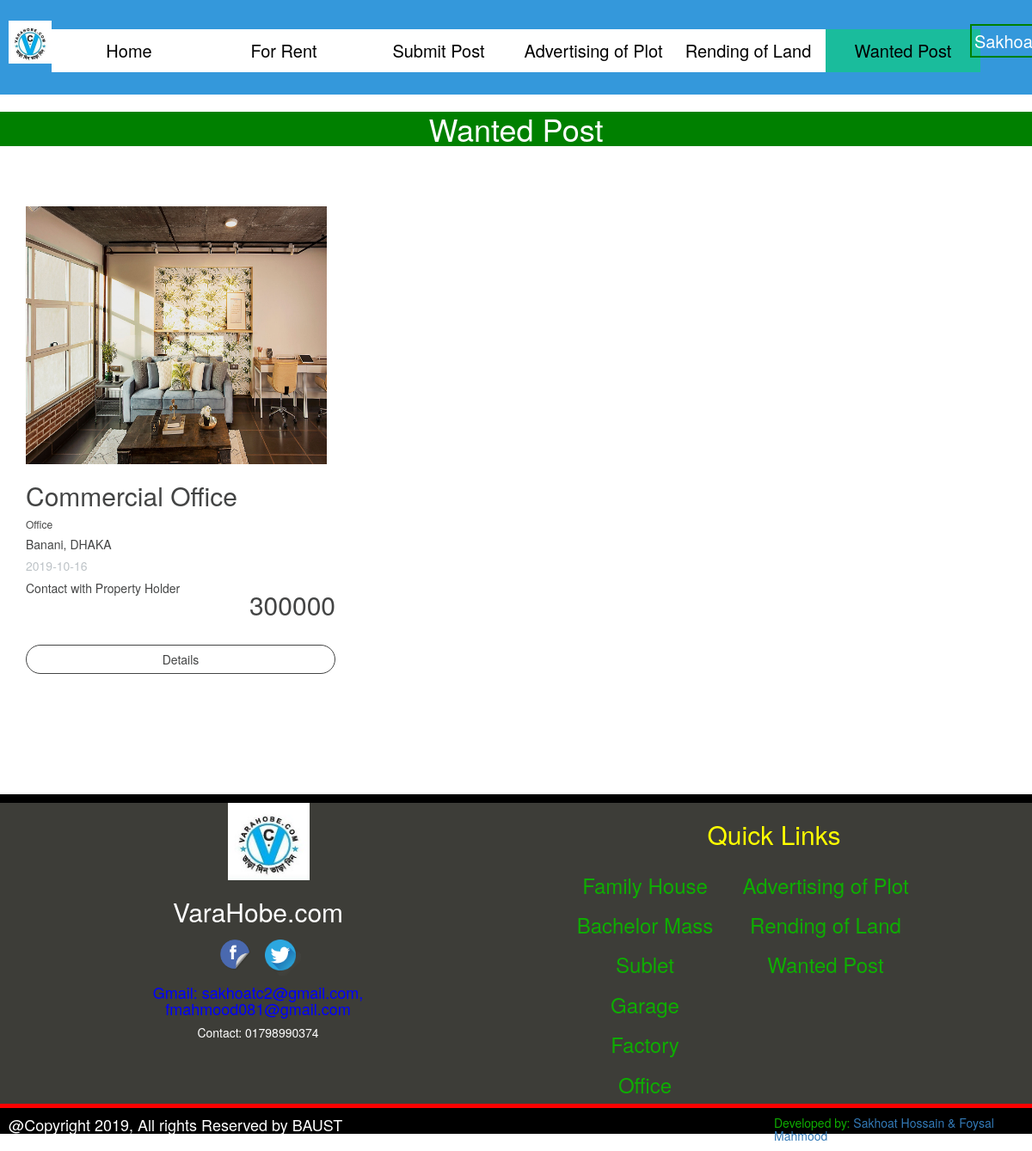
The app's page /wanted_post.php (signed in) with its own data.
### tables this page shows
CREATE TABLE `sub4` (
  `serial` int(255) NOT NULL,
  `offer_type` varchar(255) NOT NULL,
  `property_type` varchar(255) NOT NULL,
  `ad_title` varchar(255) NOT NULL,
  `description` varchar(255) NOT NULL,
  `property_size` varchar(255) NOT NULL,
  `floor_no` varchar(255) NOT NULL,
  `beds` varchar(255) NOT NULL,
  `baths` varchar(255) NOT NULL,
  `balconies` varchar(255) NOT NULL,
  `floor_type` varchar(255) NOT NULL,
  `dining_room` varchar(255) NOT NULL,
  `car_parking` varchar(255) NOT NULL,
  `drawing_roomf` varchar(255) NOT NULL,
  `lift` varchar(255) NOT NULL,
  `gas` varchar(255) NOT NULL,
  `generator` varchar(255) NOT NULL,
  `wasa_connection` varchar(255) NOT NULL,
  `community_hall` varchar(255) NOT NULL,
  `cctv` varchar(255) NOT NULL,
  `wifi` varchar(255) NOT NULL,
  `amount` varchar(255) NOT NULL,
  `image` varchar(255) NOT NULL,
  `district` varchar(255) NOT NULL,
  `area` varchar(255) NOT NULL,
  `address` varchar(255) NOT NULL,
  `latitude` varchar(255) NOT NULL,
  `lngnitude` varchar(255) NOT NULL,
  `date` date NOT NULL
);

### wanted_post.php (the view, shortened to what this page needs)
<?php
if(!isset($_SESSION['email'])) {
    header("Location: login.php");
}
else{
?>
<?php
include("connection.php");
$query = " SELECT * FROM sub4 where offer_type = 'Wanted Post'";
$data =  mysqli_query($conn, $query);
$total = mysqli_num_rows($data);
?>
<!DOCTYPE html>
<html>
<head>
	<link rel="stylesheet" type="text/css" href="css/style.css">
	<link rel="stylesheet" type="text/css" href="css/bootstrap.min.css">
	<link rel="stylesheet" type="text/css" href="css/show_post_grid_view.css">
</head>
<body>
	<header>
		<div class="topmargin"></div>
		<div class="logo">
			<img src="photos/logo.jpeg" height="50" width="50">
		</div>
		<div class="Navigation">
			<ul>
				<li><a href="index.php">Home</a></li>
				<li><a href="#">For Rent</a>
				</li>
				<li><a href="submit.php">Submit Post</a></li>
				<li><a href="advertising_plot.php">Advertising of Plot</a></li>
				<li><a href="rend_land.php">Rending of Land</a></li>
				<li style="background: #1abc9c;"><a href="wanted_post.php">Wanted Post</a></li>
			</ul>
		</div>
        <div class="login" session_start();>
            <a class="boxed" href="logout.php">
                        <?=$_SESSION['name'];?>
            </a>
        </div>
	</header>
	<div>
		<div class="adverting_text" >
			<h1 class="text-center"class="boxed">Wanted Post</h1>
		</div>
	</div>
	<div class="container">
		<div class="row">
<?php
if($total != 0)
{
	while ($result = mysqli_fetch_assoc($data))
	{
?>
			<div class="col-md-4 product-grid">
				<div class="image">
					<a href="#">
						<?php
							echo "<img src ='".$result['image']."' height = '300' width = '350'</a>";
						?>
					</a>
				</div>
				<h2>
				<?php
					echo($result['ad_title'])
				?>
			</h2>
			<h6>
				<?php
					echo($result['property_type'])
				?>
			</h6>
			<h5>
				<?php
					echo($result['area'])
				?>,
				<?php
					echo($result['district'])
				?>
			</h5>
			<h5 style="color: #bdc3c7">
				<?php
					echo($result['date'])
				?>
			</h5>
			<h5 class="price">
				<?php
					echo($result['amount'])
				?>
			</h5>
			<h5>Contact with Property Holder</h5>
				<a href="#" class="btn rent">Details</a>
			</div>
<?php
	}
}
else
{
	echo "No Record Found";
}
?>
		</div>
	</div>
    <?php
        include("footer.php");
     ?>
</body>
</html>
<?php
    }
?>

### css/style.css (style rules this page uses)
* { margin: 0; padding: 0; }
header { height: 110px; background-color: #3498db; }
.logo { float: left; padding-left: 10px; }
.container { padding-top: 10px; margin-top: 0vh; }
.topmargin { height: 3vh; }
.Navigation { max-width: 1080px; margin: auto; }
ul { list-style-type: none; }
ul li { float: left; width: 180px; height: 50px; font-size: 20px; line-height: 50px; text-align: center; background-color: #fff; }
ul li a { color: #000; display: block; }
.boxed { padding: 3px; border: 2px solid green; color: #fff; }
.login { position: absolute; left: 94%; font-size: 20px; }
.adverting_text { background-color: green; color: #fff; }
.rent { margin-top: 20px; }
* { box-sizing: border-box; }
img { vertical-align: middle; }

### css/show_post_grid_view.css (style rules this page uses)
body { color: #434444; }
.container { padding-top: 10px; margin-top: 5vh; }
.product-grid { padding-bottom: 20px; padding-top: 20px; }
.image { position: relative; }
.rent { background-color: transparent; color: #434444; border: 1px solid #434444; width: 100%; margin-top: 20px; border-radius:20px; }
.price { float: right; font-size: 30px; }

### records on screen
sub4: image (picture), ad_title "Commercial Office", property_type "Office", area "Banani", district "DHAKA", date "2019-10-16", amount "300000"
